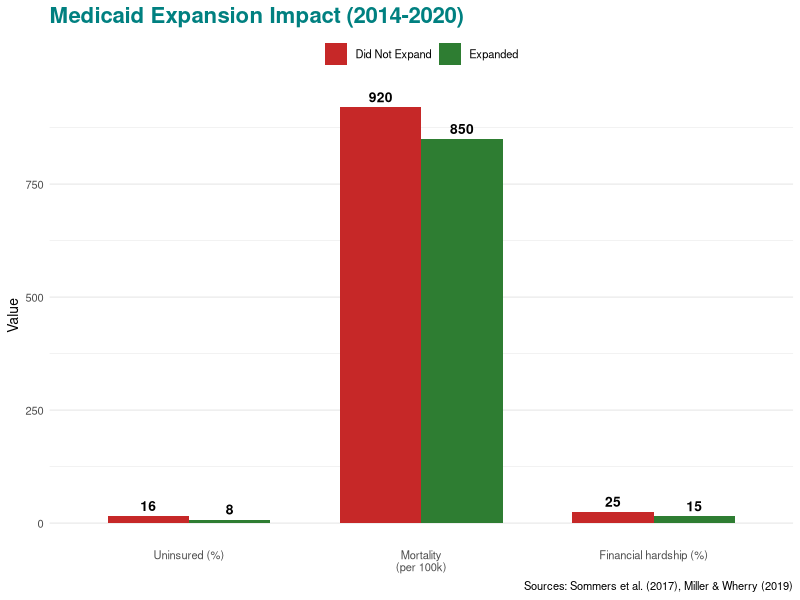
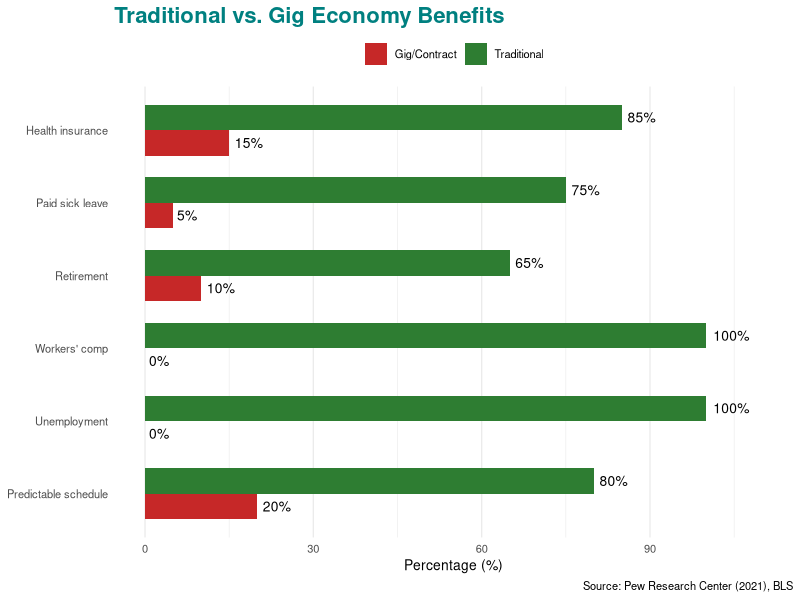

These charts were generated, in order, by the following R code:
## ---- chunk 1
#| echo: false
#| warning: false
#| message: false
#| fig-align: center
#| fig-width: 10
#| fig-height: 5

library(ggplot2)

medicaid_data <- data.frame(
  state_type = rep(c("Expanded", "Did Not Expand"), 3),
  outcome = rep(c("Uninsured (%)", "Mortality\n(per 100k)", 
                  "Financial hardship (%)"), each = 2),
  value = c(8, 16, 850, 920, 15, 25)
)

medicaid_data$outcome <- factor(medicaid_data$outcome,
                                levels = c("Uninsured (%)", 
                                          "Mortality\n(per 100k)",
                                          "Financial hardship (%)"))

ggplot(medicaid_data, aes(x = outcome, y = value, fill = state_type)) +
  geom_col(position = "dodge", width = 0.7) +
  geom_text(aes(label = round(value, 0)), 
            position = position_dodge(width = 0.7),
            vjust = -0.5, size = 3.5, fontface = "bold") +
  scale_fill_manual(values = c("Expanded" = "#2E7D32",
                               "Did Not Expand" = "#C62828")) +
  labs(
    title = "Medicaid Expansion Impact (2014-2020)",
    x = NULL,
    y = "Value",
    fill = NULL,
    caption = "Sources: Sommers et al. (2017), Miller & Wherry (2019)"
  ) +
  theme_minimal(base_size = 10) +
  theme(
    plot.title = element_text(size = 16, face = "bold", color = "#008080"),
    legend.position = "top",
    panel.grid.major.x = element_blank()
  )
## ---- chunk 2
#| echo: false
#| warning: false
#| message: false
#| fig-align: center
#| fig-width: 10
#| fig-height: 6

library(ggplot2)
library(tidyr)

gig_comparison <- data.frame(
  benefit = c("Health insurance", "Paid sick leave", "Retirement", 
              "Workers' comp", "Unemployment", "Predictable schedule"),
  traditional = c(85, 75, 65, 100, 100, 80),
  gig = c(15, 5, 10, 0, 0, 20)
)

gig_long <- gig_comparison %>%
  pivot_longer(cols = c(traditional, gig), 
               names_to = "type", 
               values_to = "pct")

gig_long$benefit <- factor(gig_long$benefit, 
                           levels = rev(c("Health insurance", "Paid sick leave", 
                                         "Retirement", "Workers' comp",
                                         "Unemployment", "Predictable schedule")))

ggplot(gig_long, aes(x = pct, y = benefit, fill = type)) +
  geom_col(position = "dodge", width = 0.7) +
  geom_text(aes(label = paste0(pct, "%")), 
            position = position_dodge(width = 0.7),
            hjust = -0.2, size = 3.5) +
  scale_fill_manual(
    values = c("traditional" = "#2E7D32", "gig" = "#C62828"),
    labels = c("Gig/Contract", "Traditional")
  ) +
  labs(
    title = "Traditional vs. Gig Economy Benefits",
    x = "Percentage (%)",
    y = NULL,
    fill = NULL,
    caption = "Source: Pew Research Center (2021), BLS"
  ) +
  scale_x_continuous(limits = c(0, 110)) +
  theme_minimal(base_size = 10) +
  theme(
    plot.title = element_text(size = 16, face = "bold", color = "#008080"),
    legend.position = "top",
    panel.grid.major.y = element_blank()
  )
